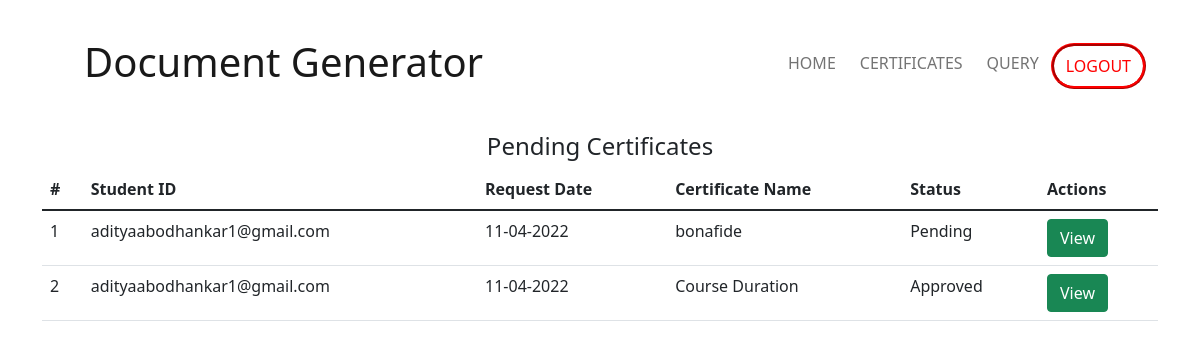
The app's page /admin_view_certificates, older data.
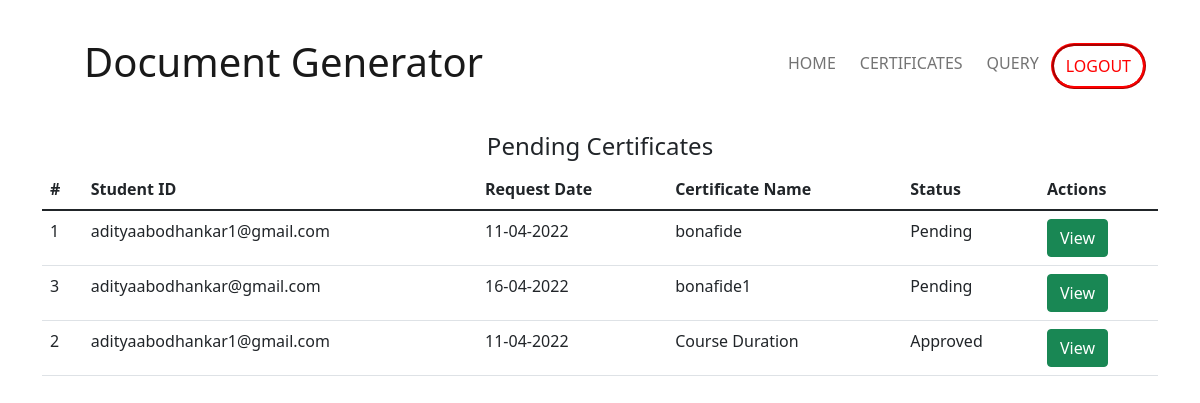
The same page, newer data.
### main/models.py (models this page shows)
class CertificateRequestModel(models.Model):
    id = models.AutoField(primary_key=True)
    student_id = models.CharField(max_length=100)
    name = models.CharField(max_length=100)
    request_date = models.CharField(max_length=20)
    issue_date = models.CharField(max_length=20, default="-")
    approved = models.BooleanField(default=False)
    status = models.CharField(default="Pending", max_length=30)
    url = models.CharField(max_length=200, default="#")

### main/views.py (the view)
# urls.py: path('admin_view_certificates', views.admin_certificates_page),
def admin_certificates_page(request):
    certificate_list = CertificateRequestModel.objects.order_by('request_date').order_by('approved').all()
    return render(request, 'admin_view_certificates.html', {'certificates': certificate_list})

### templates/admin_view_certificates.html (shortened to what this page needs)
<!DOCTYPE html>
<html lang="en">
<head>
    <link href="https://cdn.jsdelivr.net/npm/bootstrap@5.1.3/dist/css/bootstrap.min.css" rel="stylesheet"
>
</head>
<body>
    <div class="container">
        <nav class="navbar navbar-expand-lg navbar-light">
            <div class="container-fluid">
                <a class="navbar-brand" href="./#" style="padding: 30px;">
                    <h3 class="display-6">Document Generator</h3>
                </a>
                <div class="collapse navbar-collapse" id="navbarNav">
                    <ul class="navbar-nav ms-auto ">
                        <li class="nav-item">
                            <a class="nav-link" href="./">HOME</a>
                        </li>
                        <li class="nav-item">
                            <a class="nav-link" href="#">CERTIFICATES</a>
                        </li>
                        <li class="nav-item">
                            <a class="nav-link" href="#">QUERY</a>
                        </li>
                        <li class="nav-item">
                            <a class="nav-link" href="./logout" id="nav-login-btn">
                                LOGOUT
                            </a>
                        </li>
                    </ul>
                </div>
            </div>
        </nav>
    </div>
    <section id="requests">
        <div class="container" id="requests">
            <center>
                <h4>
                    Pending Certificates
                </h4>
            </center>
            <table class="table table-stripped table-hover">
                <thead>
                    <th>
                        #
                    </th>
                    <th>
                        Student ID
                    </th>
                    <th>
                        Request Date
                    </th>
                    <th>
                        Certificate Name
                    </th>
                    <th>
                        Status
                    </th>
                    <th>
                        Actions
                    </th>
                </thead>
                <tbody>
                    {% for certificate in certificates %}
                    <tr>
                        <td>
                            {{ certificate.id }}
                        </td>
                        <td>
                            {{ certificate.student_id}}
                        </td>
                        <td>
                            {{ certificate.request_date }}
                        </td>
                        <td>
                            {{ certificate.name }}
                        </td>
                        <td>
                            {{ certificate.status }}
                        </td>
                        <td>
                            <a href="#" class="btn btn-success">
                                View
                            </a>
                        </td>
                    </tr>
                    {% endfor %}
                </tbody>
            </table>
        </div>
    </section>
</body>
</html>

### templates/admin_view_certificates.html (style rules this page uses)
.nav-link { padding-left: 12px !important; padding-right: 12px !important; --border-color: purple; --border-width: 3px; --bottom-distance: 0px; display: inline-block; background-image: linear-gradient(var(--border-color), var(--border-color)); background-size: 0 var(--border-width); background-repeat: no-repeat; transition: background-size 0.3s; margin: 5px 0; background-position: 50% calc(100% - var(--bottom-distance)); }
#nav-login-btn { border-radius: 100px; border: ridge red; color: red; background: white; padding-left: 20px; padding-right: 20px; }

Row changes from the older to the newer data that the page shows:
added CertificateRequestModel: id "3", student_id "adityaabodhankar@gmail.com", request_date "16-04-2022", name "bonafide1", status "Pending"
